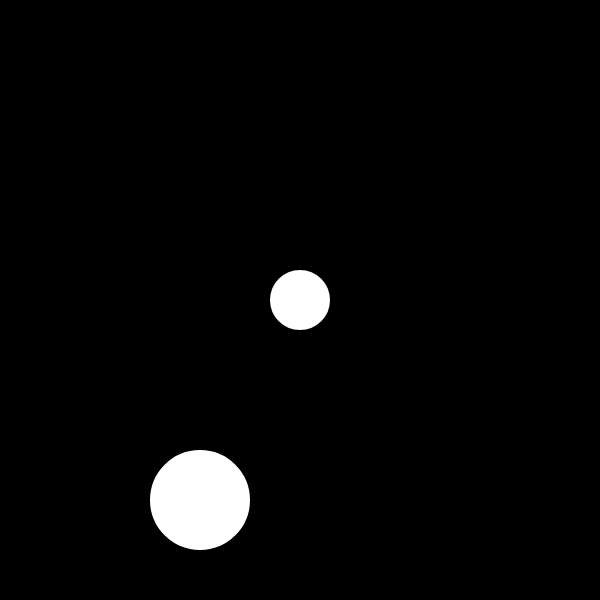
Frame 1 (no input)
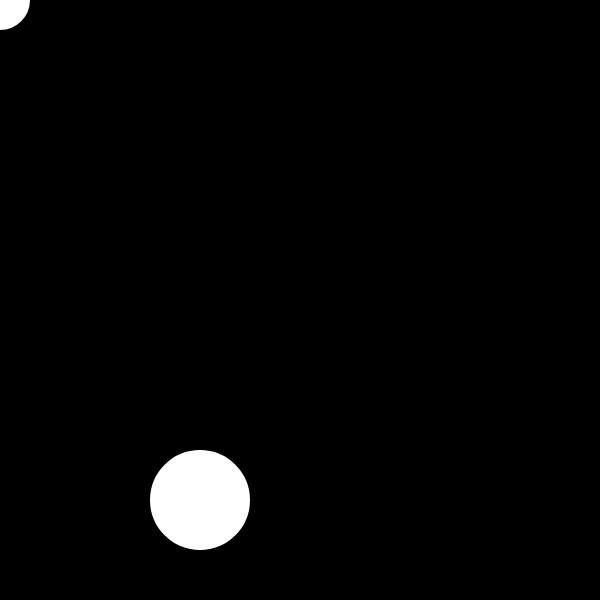
Frame 60 (no input)
Frame 120 (the mouse pressed at the canvas centre since frame 60): identical to frame 1, image omitted

The p5.js sketch that drew these frames (run headless with seeded random() and noise() and a simulated clock; from frame 60 on, the mouse is pressed at the canvas centre):

// p5.js sketch
// ── sketch.js
let bubble =  [];
let bubble1,bubble2;
function setup() {
  createCanvas(600,600);
  bubble1 = new Bubble(300,300,50);
  bubble2 = new Bubble(200,500,90);
  // for(i = 0;i<0;i++){
  // bubble[i] = new Bubble(200,200,random(30,90));
  // bubble[i].draw();
  // }
}
function draw() {
  background(0,0,0);
  if(bubble1.overLap(bubble2))
    background(200,0,200);
  bubble1.draw();
  bubble2.draw();
  bubble1.x = mouseX;
  bubble1.y  = mouseY;
  // for(i = 0;i<bubble.length;i++){
  // bubble[i].mouseOver();
  // bubble[i].move();
  // }
}
function mousePressed(){
  // for(i=0;i<bubble.length;i++){
  //   if(bubble[i].contains(mouseX,mouseY)){
  //     print('yash');
  //     bubble.splice(1,1);
  //   }
  // }
}
class Bubble{
  constructor(x,y,r){
    this.x = x;
    this.y = y;
    this.r = r;
    this.brightness = 0;
  }
   draw(){
     stroke(255,255,255);
     strokeWeight(10);
     ellipse(this.x,this.y,this.r,this.r);
  }
  move(){
    this.x += random(-5,5);
    this.y += random(-5,5);
    fill(this.brightness,200);
    ellipse(this.x,this.y,this.r,this.r);
  }
  contains(x,y){
    let posi = dist(this.x,this.y,x,y);
    if(posi <= this.r)
      return true;
    else
      return false;
  }
  mouseOver(){
    if(this.contains(mouseX,mouseY))
        this.brightness = 255;
    else 
        this.brightness = 0;
    
  }
  overLap(other){

    return(dist(this.x,this.y,other.x,other.y)<=
         (this.r/2 + other.r/2))
  }
}
